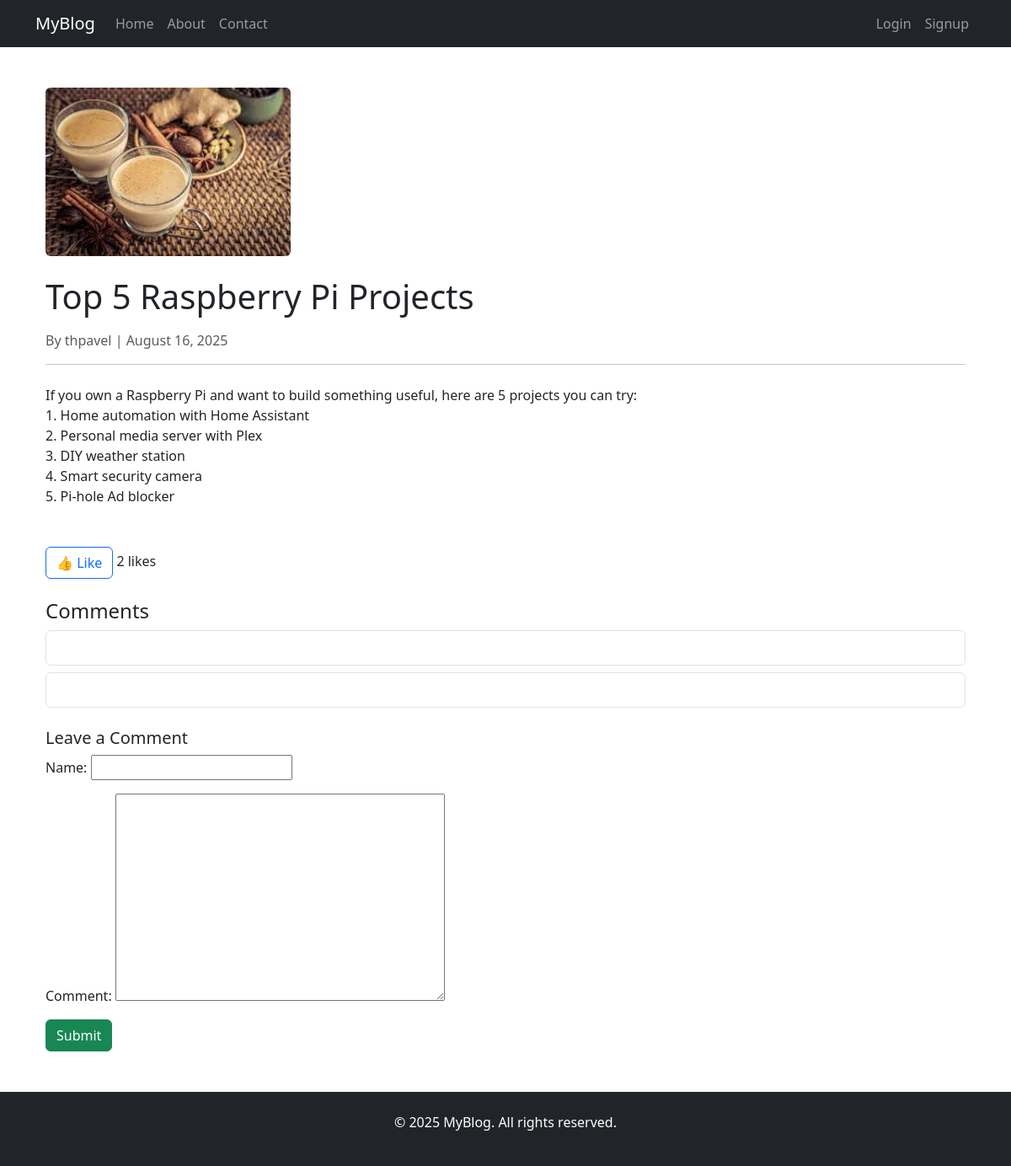
The app's page /post/1/ with its own data.
### blog/models.py (models this page shows, shortened)
class Post(models.Model):
    title = models.CharField(max_length=200)
    image = models.ImageField(upload_to='blog_images/', blank=True, null=True)
    content = models.TextField()
    created_at = models.DateTimeField(auto_now_add=True)
    author = models.ForeignKey(User, on_delete=models.CASCADE)
    likes = models.ManyToManyField(User, related_name='post_likes', blank=True)

class Comment(models.Model):
    post = models.ForeignKey(Post, on_delete=models.CASCADE, related_name='comments')
    name = models.CharField(max_length=100)
    comment = models.TextField()
    created_at = models.DateTimeField(auto_now_add=True)
    approved = models.BooleanField(default=False)

### blog/views.py (the view)
# urls.py: path('post/<int:post_id>/', views.post_detail, name='post_detail'),
def post_detail(request, post_id):
    post = get_object_or_404(Post, id=post_id)
    comments = post.comments.filter(approved=True)
    if request.method == 'POST':
        if request.user.is_authenticated:
            form = CommentForm(request.POST)
            if form.is_valid():
                comment = form.save(commit=False)
                comment.post = post
                comment.author = request.user  # Optional if you store who wrote the comment
                comment.save()
                return HttpResponseRedirect(reverse('post_detail', args=[post.id]))
        else:
            return redirect('login')
    else:
        form = CommentForm()
    return render(request, 'blog/post_detail.html', {
        'post': post,
        'comments': comments,
        'form': form
    })

### blog/forms.py
class CommentForm(forms.ModelForm):
    class Meta:
        model = Comment
        fields = ['name', 'comment']

### blog/templates/blog/post_detail.html (shortened to what this page needs)
{% extends "blog/base.html" %}
{% block content %}
<div class="container mt-5 mb-5">
    <article class="post">
        {% if post.image %}
            <img src="{{ post.image.url }}" class="img-fluid rounded mb-4" style="height: 200px; object-fit: cover; " alt="{{ post.title }}">
        {% endif %}
        <h1 class="mb-3">{{ post.title }}</h1>
        <p class="text-muted">By {{ post.author }} | {{ post.created_at|date:"F j, Y" }}</p>
        <hr>
        <section class="post-content my-4">
            <p>{{ post.content|linebreaks }}</p>
        </section>
        <section class="post-interactions mt-5">
            <form action="{% url 'like_post' post.id %}" method="POST" class="mb-3">
                <button type="submit" class="btn btn-outline-primary">👍 Like</button>
                <span>{{ post.likes.count }} likes</span>
            </form>
        </section>
        <section class="comments mt-4">
            <h4>Comments</h4>
            {% for comment in comments %}
                <div class="border p-2 rounded mb-2">
                    <strong>{{ comment.author_name }}</strong><br>
                </div>
            {% empty %}
                <p>No comments yet.</p>
            {% endfor %}
        </section>
        <section class="comment-form mt-4">
            <h5>Leave a Comment</h5>
            <form method="POST">
                {{ form.as_p }}
                <button type="submit" class="btn btn-success">Submit</button>
            </form>
        </section>
    </article>
</div>
{% endblock %}

### records on screen
Post: image (picture), title "Top 5 Raspberry Pi Projects", author "thpavel", created_at "August 16, 2025", content "If you own a Raspberry Pi and want to build something useful, here are 5 projects you can try: 1. Home automation with Home Assistant 2. Personal media server with Plex 3. DIY weather station 4. Smart security camera 5. Pi-hole Ad blocker", likes.count "2"
